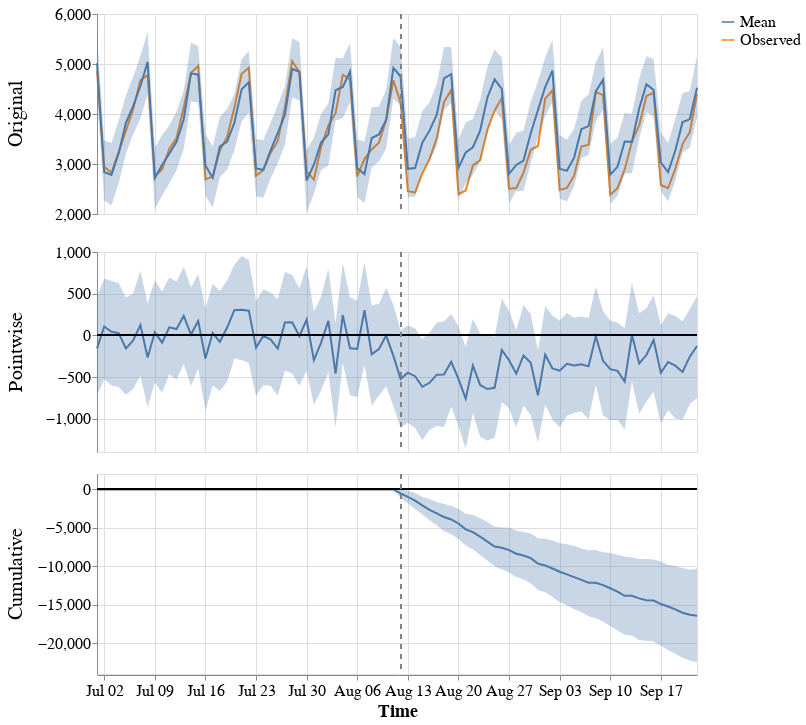

The code cell stored with this chart in its notebook:
### Code cell
# home_furnishings_and_decor

causalimpact.plot(home_fur_decor_causal)

### Figure 1 — Vega-Lite specification as saved in the notebook (floating-point values rounded to 4 significant figures; data arrays with more than 128 entries replaced by an {"elided": "..."} marker saying what was removed)
{"config": {"view": {"continuousWidth": 300, "continuousHeight": 300}, "axis": {"labelFontSize": 16, "titleFontSize": 18}, "background": "white", "header": {"labelFontSize": 20}}, "data": {"name": "data-765c61ab295393085bd193fd2e6f289f"}, "facet": {"row": {"field": "scale_pretty", "sort": ["Original", "Pointwise", "Cumulative"], "title": "", "type": "nominal"}}, "spec": {"layer": [{"mark": {"type": "line"}, "encoding": {"color": {"field": "stat_pretty", "legend": {"labelFontSize": 16, "symbolSize": 160, "title": ""}, "type": "nominal"}, "x": {"field": "time", "title": "Time", "type": "temporal"}, "y": {"field": "value", "scale": {"zero": false}, "title": "", "type": "quantitative"}}}, {"mark": {"type": "area", "opacity": 0.3}, "encoding": {"x": {"field": "time", "title": "Time", "type": "temporal"}, "y": {"field": "upper", "type": "quantitative"}, "y2": {"field": "lower"}}}, {"mark": {"type": "rule"}, "encoding": {"y": {"field": "zero", "type": "quantitative"}}}, {"mark": {"type": "rule", "strokeDash": [5, 5]}, "encoding": {"color": {"value": "grey"}, "x": {"field": "post_period_start", "type": "temporal"}}}], "height": 200, "width": 600}, "resolve": {"scale": {"y": "independent"}}, "$schema": "https://vega.github.io/schema/vega-lite/v5.20.1.json", "datasets": {"data-765c61ab295393085bd193fd2e6f289f": {"elided": "336 records"}}}
